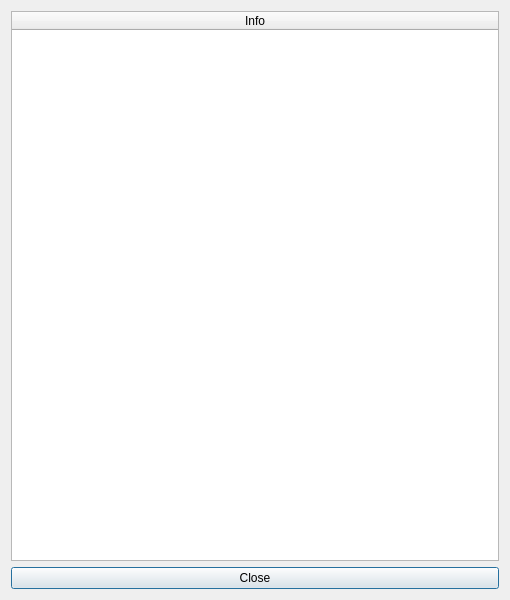
<?xml version="1.0" encoding="UTF-8"?>
<ui version="4.0">
 <class>Dialog</class>
 <widget class="QDialog" name="Dialog">
  <property name="geometry">
   <rect>
    <x>0</x>
    <y>0</y>
    <width>510</width>
    <height>600</height>
   </rect>
  </property>
  <property name="windowTitle">
   <string>AequilibraE - About</string>
  </property>
  <layout class="QGridLayout" name="gridLayout">
   <item row="0" column="0">
    <widget class="QTableWidget" name="about_table">
     <property name="editTriggers">
      <set>QAbstractItemView::NoEditTriggers</set>
     </property>
     <property name="tabKeyNavigation">
      <bool>false</bool>
     </property>
     <property name="showDropIndicator" stdset="0">
      <bool>false</bool>
     </property>
     <property name="dragDropOverwriteMode">
      <bool>false</bool>
     </property>
     <attribute name="horizontalHeaderStretchLastSection">
      <bool>true</bool>
     </attribute>
     <column>
      <property name="text">
       <string>Info</string>
      </property>
     </column>
    </widget>
   </item>
   <item row="1" column="0">
    <widget class="QPushButton" name="but_close">
     <property name="text">
      <string>Close</string>
     </property>
    </widget>
   </item>
  </layout>
 </widget>
 <resources/>
 <connections/>
</ui>
